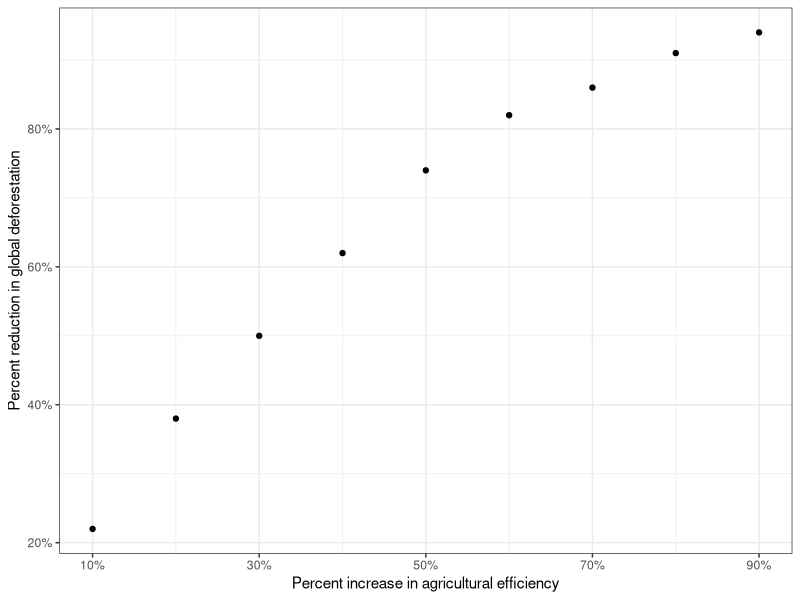

Here is the R script that generated this plot: (Note: this script raises an error after producing the figure.)
library(dplyr)
library(ggplot2)

setwd("C:/Users/Sensonomic Admin/Dropbox/Oxford/DPhil/Commodity deforestation/Commodity_deforestation_analysis_GitHub/Commodity_deforestation_analysis/")

deforestation_area_harvested <- read.csv("Data_preprocessing_and_plotting/deforestation_area_harvested.csv")

efficiency_gains <- seq(0.1,0.9,0.1)

fractions_deforestation <- vector()

for (i in 1:length(efficiency_gains)) {
  
  deforestation_fraction_reduced <- deforestation_area_harvested %>%
    mutate(spared_area=area_harvested*efficiency_gains[i],
           fraction_deforestation=spared_area/cumulative_deforestation,
           fraction_deforestation_under_one=ifelse(fraction_deforestation>1,1,fraction_deforestation),
           fraction_deforestation_global=(fraction_deforestation_under_one*cumulative_deforestation)/cumulative_deforestation_global) %>%
    select(-cumulative_deforestation_global)
  
  fractions_deforestation[i] <- sum(deforestation_fraction_reduced$fraction_deforestation_global)
  
}

efficiency_deforestation <- data.frame(efficeincy_gain=efficiency_gains,fraction_deforestation=fractions_deforestation)

efficiency_deforestation$fraction_deforestation <- round(efficiency_deforestation$fraction_deforestation,2)

ggplot(data=efficiency_deforestation,aes(efficeincy_gain,fraction_deforestation)) +
  geom_point() +
  xlab("Percent increase in agricultural efficiency") +
  ylab("Percent reduction in global deforestation") +
  scale_x_continuous(breaks = seq(0.1,0.9,0.2),
                     minor_breaks = seq(0.1,0.9,0.1),
                     labels = scales::percent_format(accuracy = 1L)) +
  scale_y_continuous(labels = scales::percent_format(accuracy = 1L)) +
  theme_bw()

png("Figures/Annual_deforestation_022120.png",width=8,height=8,units="in",res=100)

print(annual_plot)

dev.off()